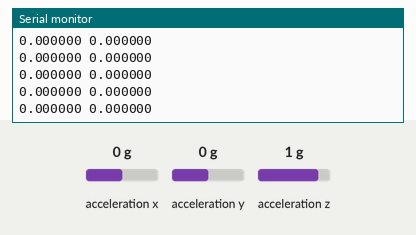
This sketch was run on a simulated ESP8266 (NodeMCU). Shown: the last lines printed to the serial monitor. The inputs (shaded band) are chosen by the test bench; at power-on: acceleration x 0 g, acceleration y 0 g, acceleration z 1 g.

Above: at 1.2 s.
1.3 s: acceleration x set to -1.4 g
At 1.32 s:
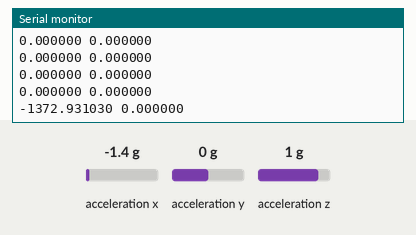
2.8 s: acceleration y set to -1.4 g
At 2.84 s:
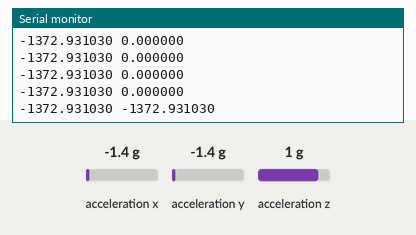
4.3 s: acceleration x set to -0.8 g
At 4.36 s:
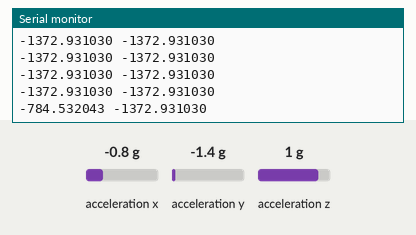
Timing chart, 0 to 7.3 s (numbered marks = the images above; inputs shaded):
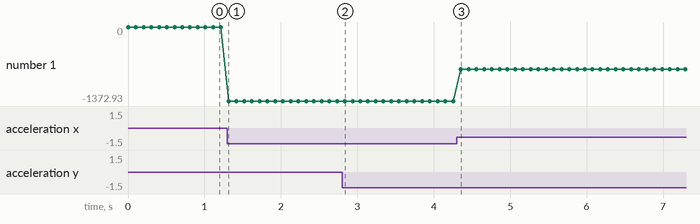

Measured:
- after the input at 1.3 s, the serial monitor: prints a new line at once (image 1)
- after the input at 2.8 s, the serial monitor: prints a new line at once (image 2)
- after the input at 4.3 s, the serial monitor: prints a new line after 0.06 s (image 3)
- plotted number 1: 0 → -1372.93 after the input at 1.3 s, -1372.93 → -784.53 after the input at 4.3 s

The sketch:

gyro_feed.ino
```cpp
#include <Wire.h>
#include <Adafruit_Sensor.h>
#include <Adafruit_ADXL345_U.h>

Adafruit_ADXL345_Unified accel = Adafruit_ADXL345_Unified(12345); //assign an id to the sensor


void setup(void) {
#ifndef ESP8266
  while (!Serial)
    ;  // for Leonardo/Micro/Zero
#endif
  Serial.begin(115200);

  /* Initialize the sensor */
  if (!accel.begin()) {
    Serial.println("No ADXL345 detected... Check wiring!");
    while (1)
      ;
  }
  accel.setRange(ADXL345_RANGE_16_G);
}

void loop(void) {
    sensors_event_t event;
    accel.getEvent(&event);
    Serial.printf("%f %f\n", event.acceleration.x * 100, event.acceleration.y * 100);

    delay(100);
}
```
